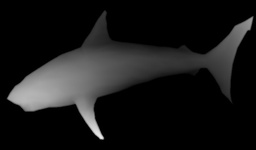
#> input picture assets/shark-dm.jpg, 256 x 150 px, shrunk from 690 x 404 before the run, found by its file name
$ python autostereogram.py
#> lines starting #> are read from the running program, lines starting #| are printed output that depends on the picture
import cv2
import numpy as np
import random

# Returns (depth_map, height, width)
def load_depth_map(path):
#> called with path = 'shark-dm.jpg'
    d_map = cv2.imread(path, cv2.IMREAD_GRAYSCALE)
#> d_map is the input picture: shape (150, 256); min 0, max 242, mean 24
    return (d_map, d_map.shape[0], d_map.shape[1])

def random_color():
    b = random.randint(0, 255)
    g = random.randint(0, 255)
    r = random.randint(0, 255)
    return (b, g, r)

def make_texture(shape=(32,32)):
    """ Create a texture of random colors.
        There's probably a better way to init a 2d array of random tuples...
    """
    texture = np.zeros((shape[0],shape[1], 3), dtype=np.uint8)
    for i in range(shape[0]):
        for j in range(shape[1]):
            color = random_color()
            texture[i][j] = (color[0], color[1], color[2])
    return texture

def make_autostereogram(depth_map, texture, scale):
    """
    Makes an autostereogram given a depthmap and a texture.
    Colors pixels with a corresponding pixel in the texture, with a displacement
    related to the depth found in the depth map
    """
    random.seed(None)
    height, width = depth_map.shape[0], depth_map.shape[1]
    pixel_count = 0
    colored = np.zeros((height, width), dtype=bool)
    sgram = np.zeros((height, width, 3), np.uint8)
    for i in range(height):
        print(" row %d " % i)
        for j in range(width):
            color = texture[i%texture.shape[0]][j%texture.shape[1]]
            if j < width:
                sgram[i][j] = (color[0], color[1], color[2])
                colored[i][j] = True
                z = depth_map[i][j]
                d = (z + 150) * scale
                j = j + d
                pixel_count += 1
            if j >= width:
                j = 0
                while j < width and colored[i][j] == True:
                    j += 1  # Get first position j for row i that is uncolored

    return sgram

def put_overlay(image, overlay, alpha):
    image = cv2.addWeighted(image, alpha, overlay, .75, -20)
    return image


# ========== IO ===================
def show_image(image, description):
    cv2.imshow(description, image)
    cv2.waitKey(0)
    cv2.destroyAllWindows()

# =========== ========== ========= ========== ========== MAIN ========== ========== ========== ========== ==========
dm_name = 'shark-dm'
dm_file_type = '.jpg'

dm, h, w = load_depth_map(dm_name + dm_file_type)       # Load the depth map
#> h = 150; w = 256
show_image(dm, 'depth map')
texture = make_texture(shape=(int(h/10), int(w/10)))    # Make a random color texture for reference in autostereogram creation
show_image(texture, "texture")

print( "MAKING AUTOSTEREOGRAM" )
sgram = make_autostereogram(dm, texture, 2)                # Make the autostereogram
#> after the loop in make_autostereogram, `for i in range(height):`: colored: shape (150, 256) bool; every value is 1
#> after the loop in make_autostereogram, `for i in range(height):`:
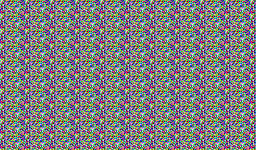
#> sgram: shape (150, 256, 3); mean of channels 0, 1, 2 126.2, 125.8, 126.8; drawn as B, G, R
#> after the loop in make_autostereogram, `for i in range(height):`: d = 300; j = 256; pixel_count = 38400; z = 0
show_image(sgram, 'sgram')


print( "MAKING OVERLAY" )
overlay = make_autostereogram(dm, texture, .1)             # Make another, but with a smaller shift and transparent
sgram_with_overlay = put_overlay(sgram, overlay, 0.4)      # and stack em and show em
show_image(sgram, 'sgram with overlay')

cv2.imwrite(dm_name + '-sgram.jpg', sgram)                 # Save em
cv2.imwrite('texture.jpg', texture)
cv2.imwrite(dm_name + '-sgram-with-overlay.jpg', sgram_with_overlay)
